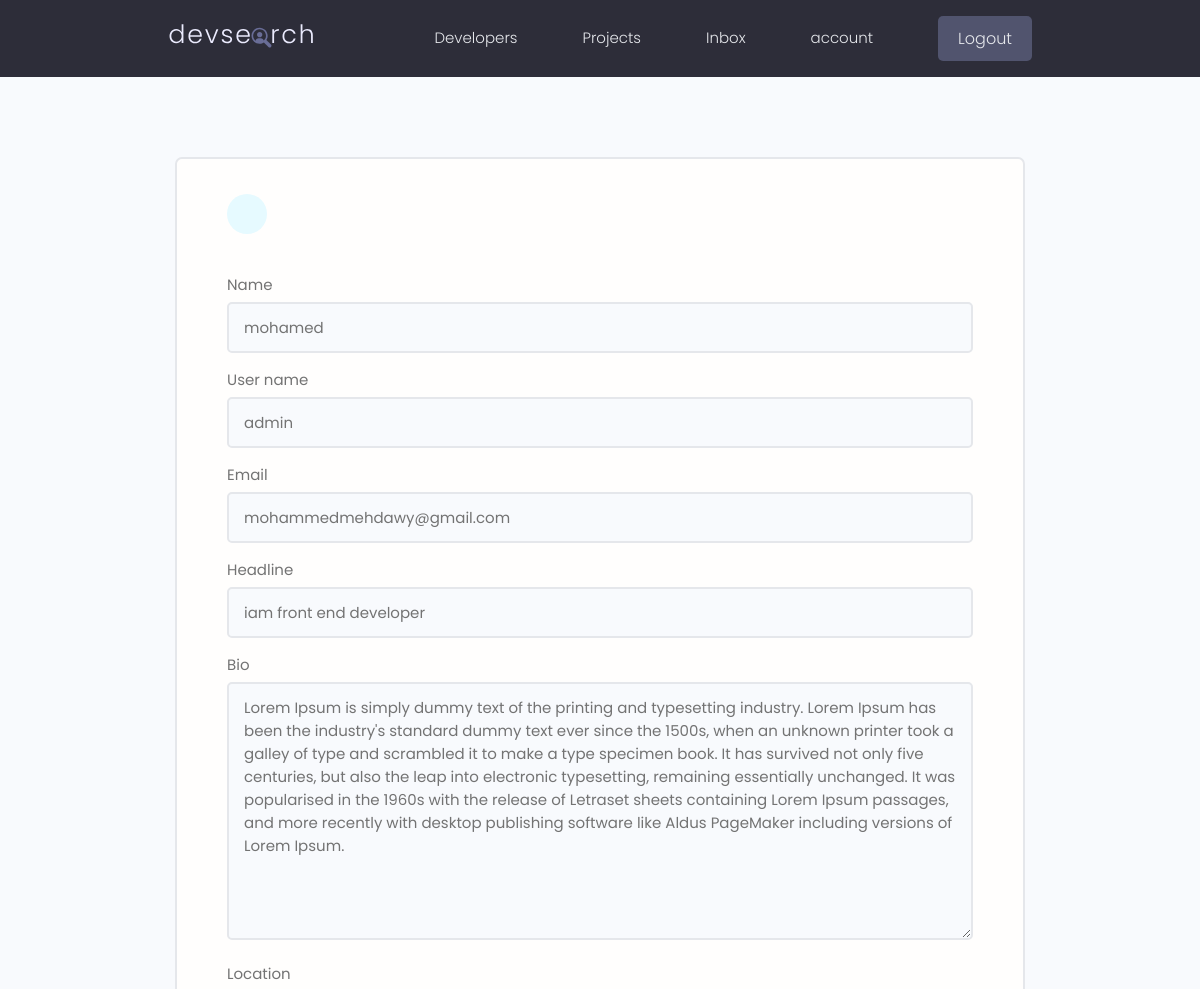
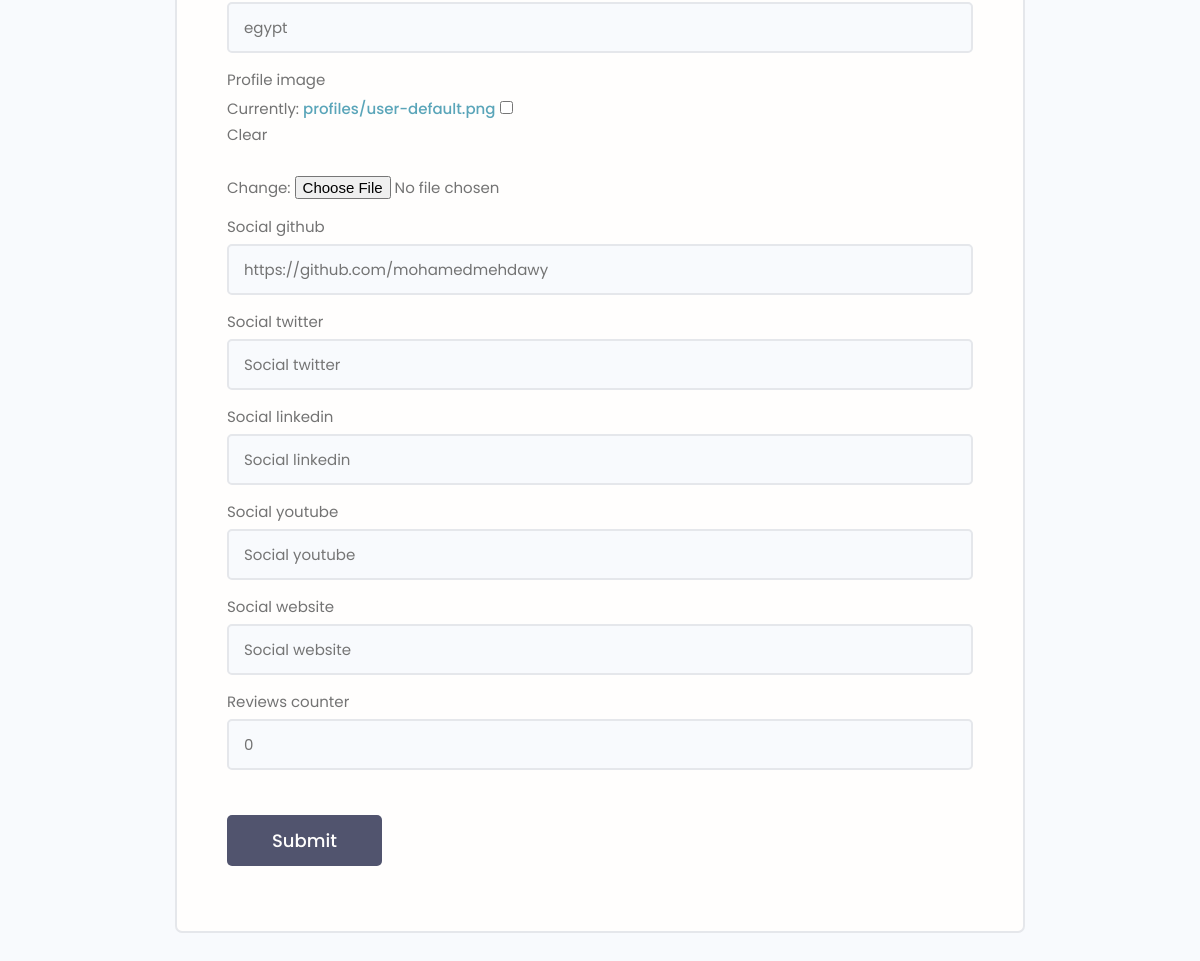
The page /edit-account/ (signed in) on the database its author committed (2 pictures, top to bottom).
### users/models.py (models this page shows, shortened)
class Profile(models.Model):
    id = models.UUIDField(default=uuid.uuid4, unique=True,
                            primary_key=True, editable=False)
    user = models.OneToOneField(
        User, null=True, blank=True, on_delete=models.CASCADE, related_name='user')
    name = models.CharField(max_length=200, null=True, blank=True)
    user_name = models.CharField(max_length=200, null=True, blank=True)
    email = models.EmailField(null=True, blank=True)
    headline = models.CharField(max_length=800, null=True, blank=True)
    bio = models.TextField(null=True, blank=True)
    location = models.CharField(max_length=200, null=True, blank=True)
    profile_image = models.ImageField(
        null=True, blank=True, upload_to="profiles/", default="profiles/user-default.png")
    social_github = models.URLField(max_length=200, null=True, blank=True)
    social_twitter = models.URLField(max_length=200, null=True, blank=True)
    social_linkedin = models.URLField(max_length=200, null=True, blank=True)
    social_youtube = models.URLField(max_length=200, null=True, blank=True)
    social_website = models.URLField(max_length=200, null=True, blank=True)
    reviews = models.ManyToManyField(User, blank=True, related_name='reviews')
    reviews_counter = models.IntegerField(default=0, null=True, blank=True)
    created = models.DateTimeField(auto_now_add=True)
    is_saved = True
    def __init__(self, *args, **kwargs):
        super().__init__(*args, **kwargs)
        fixImage(Profile, self, 'profile_image', 'profiles/user-default.png')
    class Meta:
        ordering = ["-reviews_counter"]

### users/views.py (the view)
# urls.py: path('edit-account/', views.editAccount, name="edit-account"),
@login_required
def editAccount(request):
    profile =  Profile.objects.get(user_name=request.user.username)
    form = ProfileForm(instance=profile)
    if request.method == "POST":
        form = ProfileForm(request.POST, request.FILES, instance=profile)
        if form.is_valid():
            form.save()
            return redirect("account")
    context = {"form": form}
    return render(request, "users/main_form.html", context)

### users/forms.py
class ProfileForm(ModelForm):
    class Meta:
        model = Profile
        fields = "__all__"
        exclude = ["user", "reviews"]
    def __init__(self, *args, **kwargs):
        super().__init__(*args, **kwargs)
        for name, field in self.fields.items():
            field.widget.attrs.update({"class": "input", "placeholder": field.label})

### utils/fixImage.py (called while the page is built)
def fixImage(parent, self, name, path):
    if not getattr(self, name):
        image = {
            name: path
        }
        parent.objects.filter(id=self.id).update(**image)
        setattr(self, name, {
            'url': f'/media/{path}'
        })

### users/templates/users/main_form.html (shortened to what this page needs)
{% extends 'main.html' %} {% block content %}
<main class="formPage my-xl">
    <div class="content-box">
        <div class="formWrapper">
            <a class="backButton" href="{% if prev %}{% url ''|add:prev %}{% else %} {% url 'account' %}{% endif %}"></a>
            <br />
            <form class="form" method="POST">
                {% for field in form %}
                <div class="form__field">
                    <label for="formInput#text">{{field.label}}</label>
                    {{field}}
                </div>
                {% endfor %}
                <input class="btn btn--sub btn--lg my-md" type="submit" value="Submit" />
            </form>
        </div>
    </div>
</main>
{% endblock %}

### static/styles/app.css (style rules this page uses)
:root { --color-sub: #2d2d39; }
.btn--sub { background-color: var(--color-sub-light); }
.content-box { width: 95%; max-width: 85rem; margin: 0 auto; }
.backButton { background: var(--color-main-light); color: var(--color-main); width: 4rem; height: 4rem; display: flex; align-items: center; justify-content: center; border-radius: 50%; }
.formPage .formWrapper { list-style: none; background: var(--color-white); padding: 3.5rem 5rem; border: 2px solid var(--color-light); border-radius: 0.7rem; }

### static/uikit/styles/modules/_variables.css (style rules this page uses)
:root { --color-main: #5aa5b9; --color-main-light: #e6faff; --color-sub: #3f4156; --color-sub-light: #51546e; --color-sub-lighter: #ededfd; --color-text: #737373; --color-gray: #8b8b8b; --color-light: #e5e7eb; --color-light-gray: #767676; --color-bg: #f8fafd; --color-white: #fffefd; --color-white-light: #f3f3f3; --color-success: #359e64; --color-success-bg: #def8e8; --color-error: #fc4b0b; --color-error-bg: #fff2ee; --font-base: 'Poppins', arial, helvetica, 'Segoe UI', roboto, ubuntu, sans-serif; --font-monospace: 'Fira Code', 'Courier New', courier, monospace; --font-regular: 300; --font-medium: 500; --font-bold: 700; --generic-shadow: 1px 1px 5px #00000010; --generic-transition: all 0.3s ease-in-out; }

### static/uikit/styles/modules/_base.css (style rules this page uses)
* { margin: 0; padding: 0; box-sizing: border-box; text-rendering: optimizeLegibility; color: inherit; font-size: inherit; }
html { font-size: 50%; }
@media only screen and (min-width: 480px) { html { font-size: 56.25%; } }
@media only screen and (min-width: 1200px) { html { font-size: 62.5%; } }
body { line-height: 1.6; font-weight: 400; font-size: 1.5rem; color: var(--color-text); background-color: var(--color-bg); min-height: 100vh; }

### static/uikit/styles/modules/_typography.css (style rules this page uses)
* { font-family: var(--font-base); }
a { padding-bottom: 2px; text-decoration: none; display: inline-block; color: var(--color-main); font-weight: var(--font-medium); }

### static/uikit/styles/modules/_utilities.css (style rules this page uses)
.my-md { margin: 3rem auto; }
.my-xl { margin: 8rem auto; }

### static/uikit/styles/modules/_button.css (style rules this page uses)
.btn { display: inline-block; position: relative; cursor: pointer; background-color: var(--color-light); font-weight: var(--font-medium); color: var(--color-sub); text-decoration: none; padding: 1rem 2rem; border-radius: 0.5rem; border: none; width: -webkit-fit-content; width: -moz-fit-content; width: fit-content; height: -webkit-fit-content; height: -moz-fit-content; height: fit-content; font-size: 1.6rem; outline-width: 0; outline-color: transparent; -webkit-backface-visibility: hidden; backface-visibility: hidden; transition: all 0.3s ease-in-out; }
.btn--sub { background-color: var(--color-sub); color: var(--color-white); }
.btn--lg { font-size: 1.8rem; padding: 1.2rem 4.5rem; }

### static/uikit/styles/modules/_form.css (style rules this page uses)
.form { display: block; }
.form__field { margin-top: 1.5rem; margin-bottom: 1.5rem; }
.form__label, .form__field > label { display: block; margin-bottom: 0.5rem; color: var(--color-text); }
input.input[type='text'], input.input[type="url"], input.input[type='email'], input.input[type='password'], input.input[type='number'], textarea.input { min-width: 24rem; width: 100%; padding: 1.2rem 1.5rem; border-radius: 0.5rem; border: 2px solid var(--color-light); transition: all 0.3s ease-in-out; background-color: var(--color-bg); }

### rows shown on the page
Profile: form "mohamed" "admin" "mohammedmehdawy@gmail.com" "iam front end developer" "Lorem Ipsum is simply dummy text of the printing and typesetting industry. Lorem Ipsum has been the industry's standard dummy text ever since the 1500s, when an unknown printer took a galley of type and scrambled it to make a type specimen book. It has survived not only five centuries, but also the leap into electronic typesetting, remaining essentially unchanged. It was popularised in the 1960s with the release of Letraset sheets containing Lorem Ipsum passages, and more recently with desktop publishing software like Aldus PageMaker including versions of Lorem Ipsum." "egypt" "https://github.com/mohamedmehdawy" "0"

### other values the page prints
{{ field.label }} "Name" "User name" "Email" "Headline" "Bio" "Location" "Profile image" "Social github" "Social twitter" "Social linkedin" "Social youtube" "Social website" "Reviews counter"
